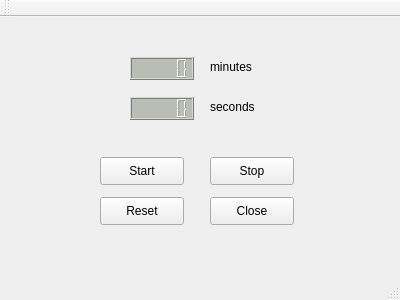
<?xml version="1.0" encoding="UTF-8"?>
<ui version="4.0">
 <class>MainWindow</class>
 <widget class="QMainWindow" name="MainWindow">
  <property name="geometry">
   <rect>
    <x>0</x>
    <y>0</y>
    <width>400</width>
    <height>300</height>
   </rect>
  </property>
  <property name="windowTitle">
   <string>MainWindow</string>
  </property>
  <widget class="QWidget" name="centralWidget">
   <widget class="QPushButton" name="startButton">
    <property name="geometry">
     <rect>
      <x>100</x>
      <y>140</y>
      <width>84</width>
      <height>28</height>
     </rect>
    </property>
    <property name="text">
     <string>Start</string>
    </property>
   </widget>
   <widget class="QPushButton" name="stopButton">
    <property name="geometry">
     <rect>
      <x>210</x>
      <y>140</y>
      <width>84</width>
      <height>28</height>
     </rect>
    </property>
    <property name="text">
     <string>Stop</string>
    </property>
   </widget>
   <widget class="QPushButton" name="resetButton">
    <property name="geometry">
     <rect>
      <x>100</x>
      <y>180</y>
      <width>84</width>
      <height>28</height>
     </rect>
    </property>
    <property name="text">
     <string>Reset</string>
    </property>
   </widget>
   <widget class="QPushButton" name="closeButton">
    <property name="geometry">
     <rect>
      <x>210</x>
      <y>180</y>
      <width>84</width>
      <height>28</height>
     </rect>
    </property>
    <property name="text">
     <string>Close</string>
    </property>
   </widget>
   <widget class="QLabel" name="label">
    <property name="geometry">
     <rect>
      <x>210</x>
      <y>40</y>
      <width>63</width>
      <height>20</height>
     </rect>
    </property>
    <property name="text">
     <string>minutes</string>
    </property>
   </widget>
   <widget class="QLabel" name="label_2">
    <property name="geometry">
     <rect>
      <x>210</x>
      <y>80</y>
      <width>63</width>
      <height>20</height>
     </rect>
    </property>
    <property name="text">
     <string>seconds</string>
    </property>
   </widget>
   <widget class="QLCDNumber" name="lcdNumberMin">
    <property name="geometry">
     <rect>
      <x>130</x>
      <y>40</y>
      <width>64</width>
      <height>23</height>
     </rect>
    </property>
    <property name="styleSheet">
     <string notr="true">color: rgb(114, 159, 207);
background-color: rgb(186, 189, 182);</string>
    </property>
   </widget>
   <widget class="QLCDNumber" name="lcdNumberSec">
    <property name="geometry">
     <rect>
      <x>130</x>
      <y>80</y>
      <width>64</width>
      <height>23</height>
     </rect>
    </property>
    <property name="styleSheet">
     <string notr="true">background-color: rgb(186, 189, 182);
color: rgb(32, 74, 135);</string>
    </property>
   </widget>
  </widget>
  <widget class="QMenuBar" name="menuBar">
   <property name="geometry">
    <rect>
     <x>0</x>
     <y>0</y>
     <width>400</width>
     <height>25</height>
    </rect>
   </property>
  </widget>
  <widget class="QToolBar" name="mainToolBar">
   <attribute name="toolBarArea">
    <enum>TopToolBarArea</enum>
   </attribute>
   <attribute name="toolBarBreak">
    <bool>false</bool>
   </attribute>
  </widget>
  <widget class="QStatusBar" name="statusBar"/>
 </widget>
 <layoutdefault spacing="6" margin="11"/>
 <resources/>
 <connections/>
</ui>
